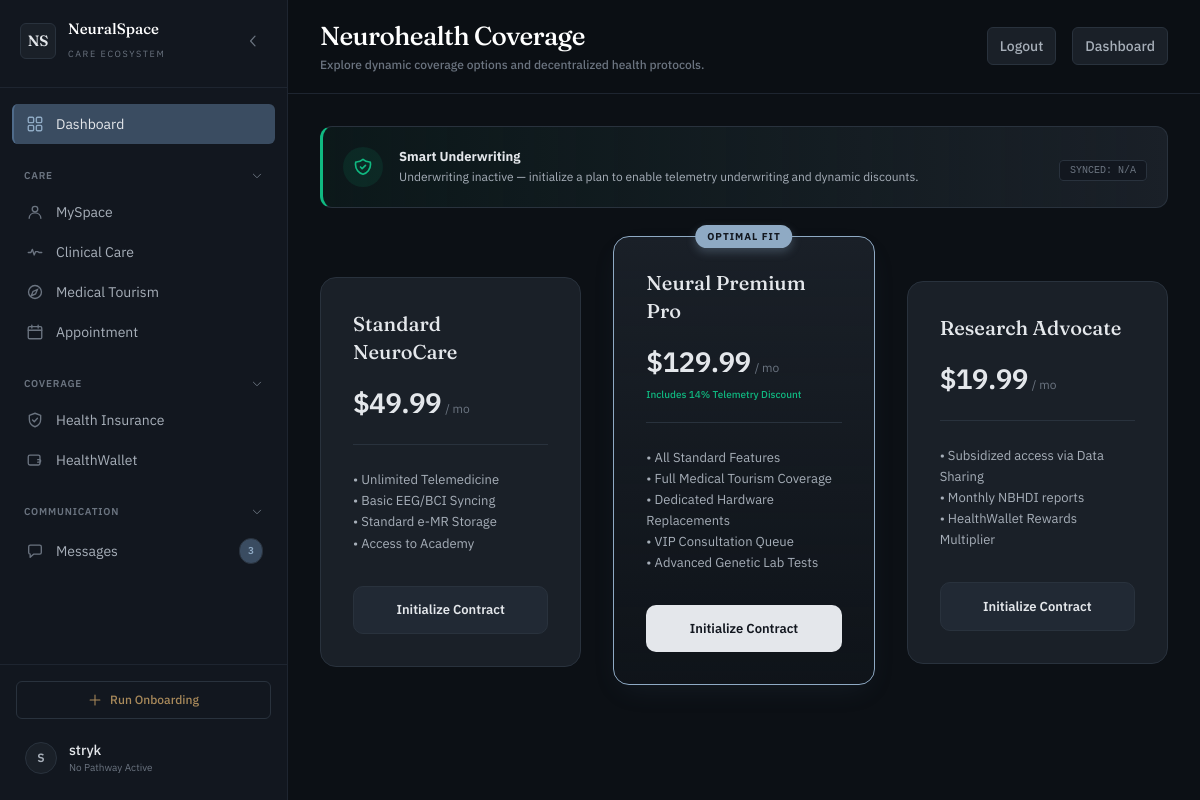
Screenshot of /insurance/ (signed in) with the database file from the repository.
### core/models.py (models this page shows)
class InsurancePlan(models.Model):
    name = models.CharField(max_length=100)
    monthly_premium = models.DecimalField(max_digits=8, decimal_places=2)
    coverage_details = models.TextField()
    is_active = models.BooleanField(default=True)

### core/views.py (the view)
# urls.py: path('insurance/', views.insurance, name='insurance'),
@login_required(login_url='login')
def insurance(request):
    plans = InsurancePlan.objects.filter(is_active=True)
    user_sub = None
    if request.user.is_authenticated:
        user_sub = UserInsuranceSubscription.objects.filter(user=request.user).order_by('-started_at').first()
    return render(request, 'insurance.html', {'plans': plans, 'profile': get_current_profile(request), 'user_subscription': user_sub})

### templates/insurance.html (shortened to what this page needs)
{% extends 'base.html' %}
{% block page_title %}Neurohealth Coverage{% endblock %}
{% block page_subtitle %}Explore dynamic coverage options and decentralized health protocols.{% endblock %}
{% block content %}
<div class="max-w-6xl mx-auto w-full">
    <div class="oracle-banner rounded-xl p-5 mb-10 flex flex-col sm:flex-row items-start sm:items-center justify-between gap-4">
        <div class="flex items-start sm:items-center gap-4">
            <div class="w-10 h-10 rounded-full flex items-center justify-center flex-shrink-0" style="background-color: rgba(16, 185, 129, 0.1); color: #10b981;">
            </div>
            <div>
                {% if user_subscription %}
                <h4 class="text-[13px] font-bold" style="color: var(--fog-100);">Smart Underwriting Active</h4>
                <p class="text-[12px] mt-0.5" style="color: var(--fog-300);">Your telemetry underwriting score: <span class="font-bold text-[#10b981]">{{ user_subscription.underwriting_score|default:'N/A' }}</span> — current discount: <span class="font-bold text-[#10b981]">{{ user_subscription.discount_pct }}%</span></p>
                {% else %}
                <h4 class="text-[13px] font-bold" style="color: var(--fog-100);">Smart Underwriting</h4>
                <p class="text-[12px] mt-0.5" style="color: var(--fog-300);">Underwriting inactive — initialize a plan to enable telemetry underwriting and dynamic discounts.</p>
                {% endif %}
            </div>
        </div>
        <div class="flex-shrink-0">
            {% if user_subscription and user_subscription.last_synced %}
            <span class="text-[10px] font-mono px-2.5 py-1 rounded" style="background-color: var(--ink-900); border: 1px solid var(--line); color: var(--fog-500);">SYNCED: {{ user_subscription.last_synced|timesince }} ago</span>
            {% else %}
            <span class="text-[10px] font-mono px-2.5 py-1 rounded" style="background-color: var(--ink-900); border: 1px solid var(--line); color: var(--fog-500);">SYNCED: N/A</span>
            {% endif %}
        </div>
    </div>
    <div class="grid grid-cols-1 md:grid-cols-3 gap-6 lg:gap-8 items-center">
        {% for plan in plans %}
        <div class="plan-card {% if forloop.counter == 2 %}highlighted{% endif %}">
            {% if forloop.counter == 2 %}
            <div class="badge-recommended">Optimal Fit</div>
            {% endif %}
            <div class="mb-5">
                <h3 class="font-display text-xl font-medium" style="color: var(--fog-100);">{{ plan.name }}</h3>
                <div class="mt-4 flex items-baseline">
                    <span class="text-[28px] font-semibold tracking-tight" style="color: var(--fog-100);">${{ plan.monthly_premium }}</span>
                    <span class="text-[12px] ml-1" style="color: var(--fog-500);">/ mo</span>
                </div>
                {% if forloop.counter == 2 %}
                <p class="text-[10px] mt-1 font-medium" style="color: #10b981;">Includes 14% Telemetry Discount</p>
                {% endif %}
            </div>
            <div class="w-full h-px mb-6" style="background-color: var(--line);"></div>
            <div class="flex-1 mb-8">
                <p class="text-[13px] leading-relaxed whitespace-pre-line" style="color: var(--fog-300);">{{ plan.coverage_details }}</p>
            </div>
            <form method="post" action="{% url 'insurance_subscribe' %}">
                <button type="submit" class="{% if forloop.counter == 2 %}btn-primary{% else %}btn-secondary{% endif %}">Initialize Contract</button>
            </form>
        </div>
        {% empty %}
        <div class="col-span-3 text-center py-16">No insurance plans available at this time.</div>
        {% endfor %}
    </div>
</div>
{% endblock %}

### templates/base.html (shortened to what this page needs)
<!DOCTYPE html>
<html lang="en">
<head>
    <script src="https://cdn.tailwindcss.com"></script>
    <link rel="stylesheet" href="https://unpkg.com/leaflet@1.9.4/dist/leaflet.css" />
</head>
<body class="h-screen flex overflow-hidden selection:bg-[#4F6B8A]/30 relative">
    {% if request.user.is_authenticated %}
    <aside id="sidebar" class="w-72 flex-shrink-0 h-full flex flex-col justify-between overflow-y-auto overflow-x-hidden border-r" style="background-color: var(--ink-900); border-color: var(--line-soft);">
        <div>
            <div class="flex items-center justify-between px-5 pt-5 pb-6 border-b" style="border-color: var(--line-soft);">
                <div class="flex items-center space-x-3 min-w-0">
                    <div class="w-9 h-9 rounded-md flex items-center justify-center flex-shrink-0 font-display text-[15px] font-semibold" style="background-color: var(--ink-800); border: 1px solid var(--line); color: var(--fog-100);">NS</div>
                    <div class="brand-text min-w-0">
                        <h1 class="font-display font-medium text-[15px] leading-tight text-white truncate">NeuralSpace</h1>
                        <span class="text-[9px] uppercase tracking-[0.18em]" style="color: var(--fog-500);">Care Ecosystem</span>
                    </div>
                </div>
                <button id="collapse-toggle" class="flex-shrink-0 w-7 h-7 rounded flex items-center justify-center hover:bg-[--ink-800]" style="color: var(--fog-500);" aria-label="Toggle sidebar" title="Toggle sidebar" onclick="toggleSidebar()">
                    <svg class="w-4 h-4" fill="none" stroke="currentColor" viewBox="0 0 20 20"><path stroke-linecap="round" stroke-linejoin="round" stroke-width="1.5" d="M12.5 4L7 10l5.5 6"/></svg>
                </button>
            </div>
            <nav class="px-3 py-4 text-sm">
                <div class="mb-1">
                    <a href="{% url 'dashboard' %}" class="nav-row nav-link active relative flex items-center space-x-3 py-2.5 px-3 rounded-md">
                        <span class="label-fade">Dashboard</span>
                    </a>
                </div>
                <div class="mt-4">
                    <button class="group-toggle w-full flex items-center justify-between px-3 py-1.5 text-[10px] font-semibold uppercase" onclick="toggleGroup('grp-care', this)">
                        <span class="group-heading">Care</span>
                        <svg class="group-chevron open w-3 h-3" fill="none" stroke="currentColor" viewBox="0 0 20 20"><path stroke-linecap="round" stroke-linejoin="round" stroke-width="1.6" d="M7 4l6 6-6 6"/></svg>
                    </button>
                    <div id="grp-care" class="nav-group-list" style="max-height: 220px;">
                        <a href="{% url 'myspace' %}" class="nav-row nav-link relative flex items-center space-x-3 py-2.5 px-3 rounded-md">
                            <svg class="w-[18px] h-[18px] flex-shrink-0" fill="none" stroke="currentColor" viewBox="0 0 20 20"><circle cx="10" cy="6.8" r="3.1" stroke-width="1.5"/><path stroke-linecap="round" stroke-width="1.5" d="M3.5 17c0-3.6 2.9-6 6.5-6s6.5 2.4 6.5 6"/></svg>
                            <span class="label-fade">MySpace</span>
                        </a>
                        <a href="{% url 'clinical_care' %}" class="nav-row nav-link relative flex items-center space-x-3 py-2.5 px-3 rounded-md">
                            <svg class="w-[18px] h-[18px] flex-shrink-0" fill="none" stroke="currentColor" viewBox="0 0 20 20"><path stroke-linecap="round" stroke-linejoin="round" stroke-width="1.5" d="M2.5 10.5h3l1.6-3.4 2 6.2 1.6-3.8h2.3l1.4 1h3.1"/></svg>
                            <span class="label-fade">Clinical Care</span>
                        </a>
                        <a href="{% url 'medical_tourism' %}" class="nav-row nav-link relative flex items-center space-x-3 py-2.5 px-3 rounded-md">
                            <svg class="w-[18px] h-[18px] flex-shrink-0" fill="none" stroke="currentColor" viewBox="0 0 20 20"><circle cx="10" cy="10" r="7.2" stroke-width="1.5"/><path stroke-linecap="round" stroke-width="1.5" d="M12.7 7.3l-2.1 4.9-4.9 2.1 2.1-4.9z"/></svg>
                            <span class="label-fade">Medical Tourism</span>
                        </a>
                        <a href="{% url 'appointment' %}" class="nav-row nav-link relative flex items-center space-x-3 py-2.5 px-3 rounded-md">
                            <svg class="w-[18px] h-[18px] flex-shrink-0" fill="none" stroke="currentColor" viewBox="0 0 20 20"><rect x="2.5" y="4" width="15" height="13.5" rx="1.5" stroke-width="1.5"/><path stroke-linecap="round" stroke-width="1.5" d="M2.5 8h15M6.5 2.5v3M13.5 2.5v3"/></svg>
                            <span class="label-fade">Appointment</span>
                        </a>
                    </div>
                </div>
                <div class="mt-4">
                    <button class="group-toggle w-full flex items-center justify-between px-3 py-1.5 text-[10px] font-semibold uppercase" onclick="toggleGroup('grp-coverage', this)">
                        <span class="group-heading">Coverage</span>
                        <svg class="group-chevron open w-3 h-3" fill="none" stroke="currentColor" viewBox="0 0 20 20"><path stroke-linecap="round" stroke-linejoin="round" stroke-width="1.6" d="M7 4l6 6-6 6"/></svg>
                    </button>
                    <div id="grp-coverage" class="nav-group-list" style="max-height: 120px;">
                        <a href="{% url 'insurance' %}" class="nav-row nav-link relative flex items-center space-x-3 py-2.5 px-3 rounded-md">
                            <span class="label-fade">Health Insurance</span>
                        </a>
                        <a href="{% url 'health_wallet' %}" class="nav-row nav-link relative flex items-center space-x-3 py-2.5 px-3 rounded-md">
                            <span class="label-fade">HealthWallet</span>
                        </a>
                    </div>
                </div>
                <div class="mt-4">
                    <button class="group-toggle w-full flex items-center justify-between px-3 py-1.5 text-[10px] font-semibold uppercase" onclick="toggleGroup('grp-comm', this)">
                        <span class="group-heading">Communication</span>
                        <svg class="group-chevron open w-3 h-3" fill="none" stroke="currentColor" viewBox="0 0 20 20"><path stroke-linecap="round" stroke-linejoin="round" stroke-width="1.6" d="M7 4l6 6-6 6"/></svg>
                    </button>
                    <div id="grp-comm" class="nav-group-list" style="max-height: 70px;">
                        <a href="{% url 'messages' %}" class="nav-row nav-link relative flex items-center justify-between py-2.5 px-3 rounded-md">
                            <span class="flex items-center space-x-3">
                                <svg class="w-[18px] h-[18px] flex-shrink-0" fill="none" stroke="currentColor" viewBox="0 0 20 20"><path stroke-linecap="round" stroke-linejoin="round" stroke-width="1.5" d="M3 5.3A1.8 1.8 0 014.8 3.5h10.4A1.8 1.8 0 0117 5.3v6.4a1.8 1.8 0 01-1.8 1.8H8.4L4.6 17v-3.6H4.8A1.8 1.8 0 013 11.6z"/></svg>
                                <span class="label-fade">Messages</span>
                            </span>
                            <span class="msg-badge text-[10px] font-semibold px-2 py-0.5 rounded-full" style="background-color: var(--accent-soft); color: var(--accent-text); border: 1px solid var(--line);">3</span>
                        </a>
                    </div>
                </div>
            </nav>
        </div>
        <div class="p-4 border-t" style="border-color: var(--line-soft);">
            <a href="{% url 'onboarding' %}" class="label-fade group flex items-center justify-center space-x-2 py-2.5 text-center rounded-md text-xs font-medium mb-3 border transition-colors" style="border-color: var(--line); color: var(--mark);">
                <svg class="w-3.5 h-3.5" fill="none" stroke="currentColor" viewBox="0 0 20 20"><path stroke-linecap="round" stroke-linejoin="round" stroke-width="1.5" d="M10 3v14M3 10h14"/></svg>
                <span>Run Onboarding</span>
            </a>
            <a href="{% url 'profile' %}" class="flex items-center space-x-3 p-2 rounded-md transition-colors" style="border: 1px solid transparent;" onmouseover="this.style.backgroundColor='var(--ink-800)'" onmouseout="this.style.backgroundColor='transparent'">
                <div class="w-8 h-8 rounded-full flex items-center justify-center text-xs font-semibold uppercase flex-shrink-0" style="background-color: var(--ink-800); border: 1px solid var(--line); color: var(--fog-300);">{{ profile.full_name|default:request.user.get_full_name|default:request.user.username|make_list|first }}</div>
                <div class="profile-text overflow-hidden flex-1">
                    <p class="text-sm font-medium truncate" style="color: var(--fog-100);">{{ profile.full_name|default:request.user.get_full_name|default:request.user.username }}</p>
                    <p class="text-[10px] truncate" style="color: var(--fog-500);">{{ profile.pathway|default:"No Pathway Active" }}</p>
                </div>
            </a>
        </div>
    </aside>
    {% endif %}
    <main class="flex-1 flex flex-col h-full relative overflow-y-auto z-10 w-full" style="background-color: var(--ink-950);">
        <header class="sticky top-0 z-30 backdrop-blur-xl border-b px-5 md:px-8 py-4 md:py-5 flex items-center justify-between" style="background-color: rgba(12,16,21,0.85); border-color: var(--line-soft);">
            <div class="pl-8 md:pl-0">
                <h2 class="font-display text-xl md:text-[26px] font-medium tracking-tight text-white leading-tight">{% block page_title %}Dashboard{% endblock %}</h2>
                <p class="text-[11px] md:text-xs mt-0.5 md:mt-1 font-medium" style="color: var(--fog-500);">{% block page_subtitle %}Overview &amp; Analytics{% endblock %}</p>
            </div>
            <div class="flex items-center space-x-3 md:space-x-4">
                {% if request.user.is_authenticated %}
                    <a href="{% url 'logout' %}" class="px-3 py-2 rounded-md text-sm font-medium" style="background-color: var(--ink-800); border: 1px solid var(--line); color: var(--fog-300);">Logout</a>
                    <a href="{% url 'dashboard' %}" class="px-3 py-2 rounded-md text-sm font-medium" style="background-color: var(--ink-800); border: 1px solid var(--line); color: var(--fog-300);">Dashboard</a>
                {% endif %}
            </div>
        </header>
        <div class="p-5 md:p-8 max-w-7xl mx-auto w-full content-in">
            {% block content %}{% endblock %}
        </div>
    </main>
</body>
</html>

### rows the page displays
InsurancePlan: name "Standard NeuroCare", monthly_premium "49.99", coverage_details "• Unlimited Telemedicine • Basic EEG/BCI Syncing • Standard e-MR Storage • Access to Academy"
InsurancePlan: shows "OPTIMAL FIT", name "Neural Premium Pro", monthly_premium "129.99", shows "Includes 14% Telemetry Discount", coverage_details "• All Standard Features • Full Medical Tourism Coverage • Dedicated Hardware Replacements • VIP Consultation Queue • Advanced Genetic Lab Tests"
InsurancePlan: name "Research Advocate", monthly_premium "19.99", coverage_details "• Subsidized access via Data Sharing • Monthly NBHDI reports • HealthWallet Rewards Multiplier"

### other values shown
{{ profile.pathway|default:"No Pathway Active" }} "No Pathway Active"
